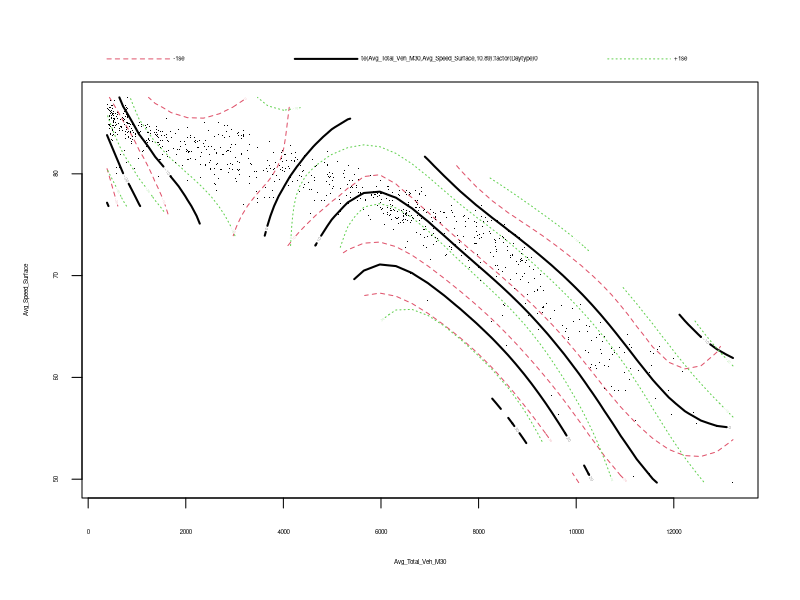
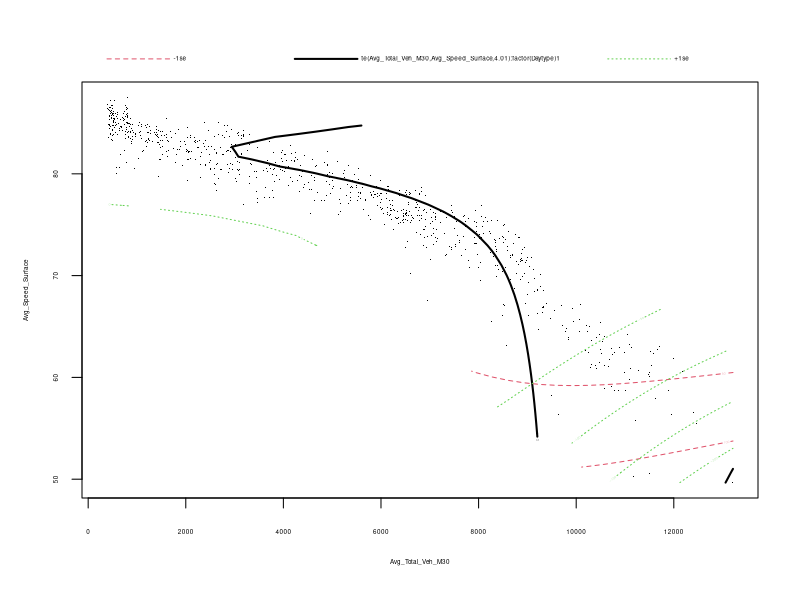
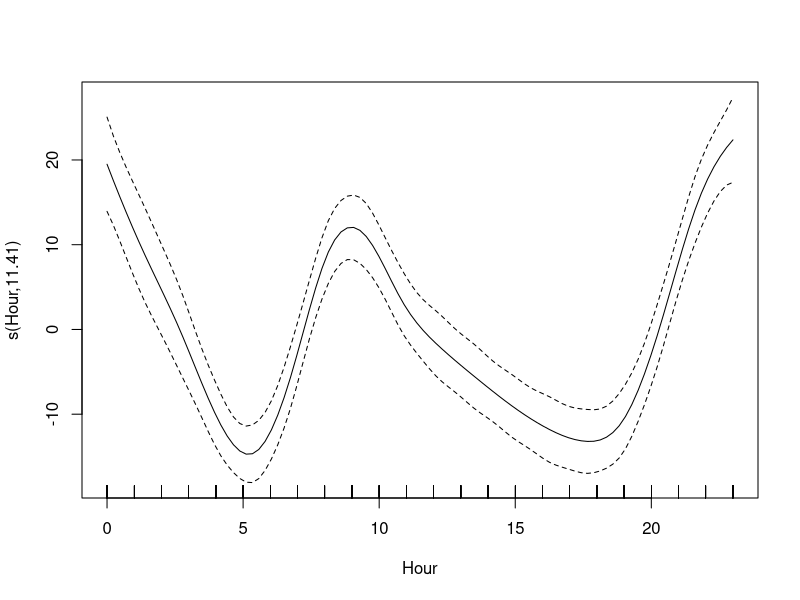
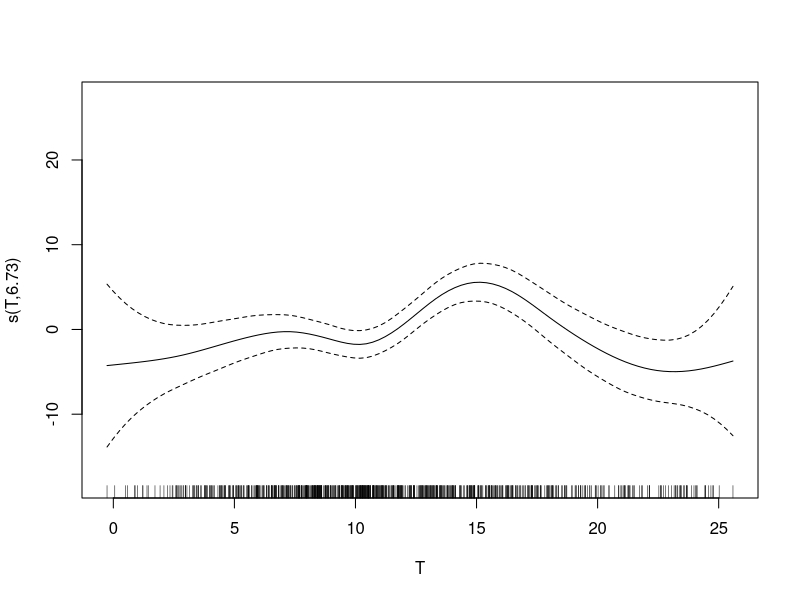
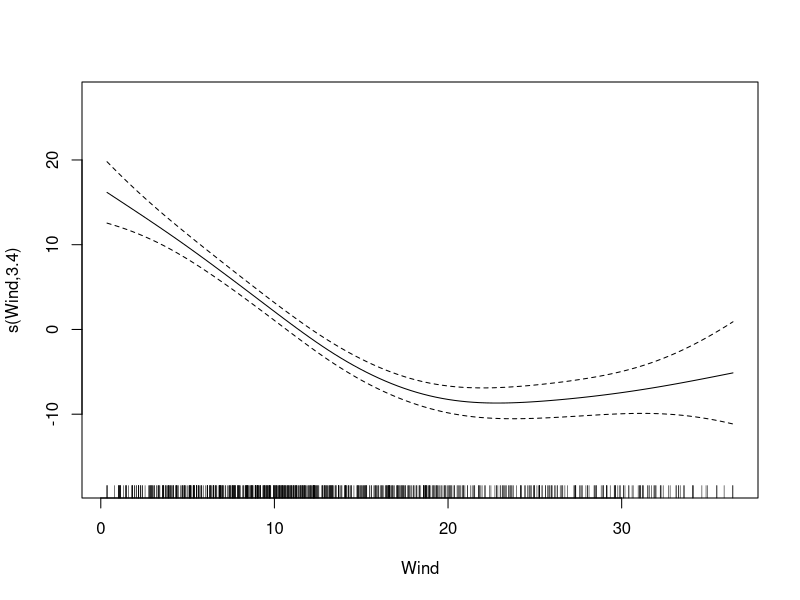
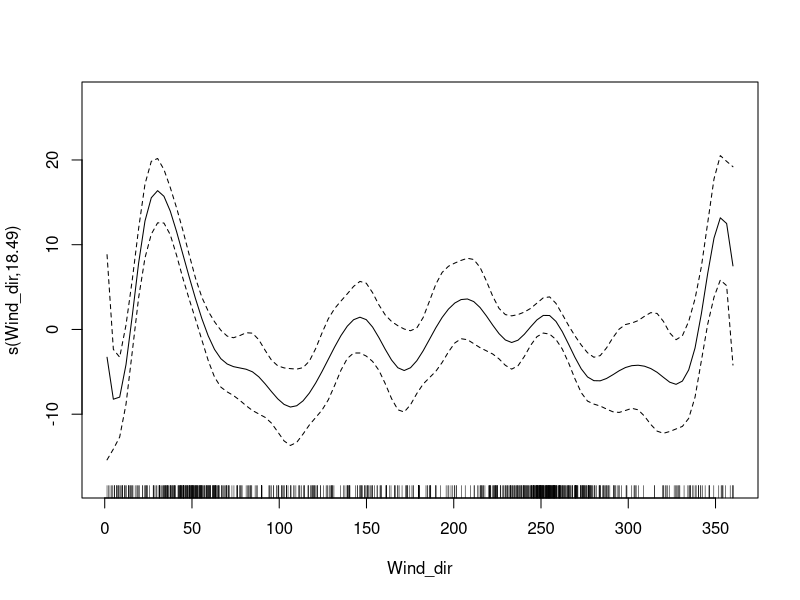

Here is the R script that generated these plots, in order:
#Clean environment
rm(list=ls())


library(tidyverse)
library(XML)
require(XML)
library(writexl)
library("readxl")
# library(dplyr)
library(plyr)
library(lubridate)

library(mgcv)

#Load total data
Total <- read_excel("NN_2.xlsx")


#Load hourly data
Total_hourly <- read_excel("NN_hourly.xlsx")
NO2_Max <- read_excel("NN_max_NO2.xlsx")


#### MODEL to predict NO2 on daily data


#extra variables

#day number from start to end
Total$b = 1:nrow(Total)

#total number of vehicles scaled
Total$tvk <- Total$Vehicles_Km_Total/max(Total$Vehicles_Km_Total)


## DELAY information with one day

#Average_Max_NO2 concentration previous day

#NO2
Total$NO2_prev <- lag(Total$Avg_Max_NO2, n=1L)

#Rain ml
Total$Rain_ml_prev <- lag(Total$Rain_ml, n=1L)

#Rain y/n
Total$Rain_prev <- lag(Total$Rain, n=1L)

#Streak min
Total$Streak_min_prev <- lag(Total$Streak_min, n=1L)

#Streak max
Total$Streak_max_prev <- lag(Total$Streak_max, n=1L)

#Streak avg
Total$Avg_Streak_prev <- lag(Total$Avg_Streak, n=1L)

#Streak dir
Total$Dir_Streak_prev <- lag(Total$Dir_Streak, n=1L)

#T max
Total$T_max_prev <- lag(Total$T_max, n=1L)

#T min
Total$T_min_prev <- lag(Total$T_min, n=1L)

#T avg
Total$Avg_T_prev <- lag(Total$Avg_T, n=1L)




 # mod1 = gam(Avg_Max_NO2 ~ s(Avg_Streak, k = 20, bs = "ps") + s(DayNr, k = 40, bs = "ps") + s(b, k = 20, bs = "ps") + s(T_max, k = 20, bs = "ps") + 
 #             factor(Rain) + factor(Daytype) + factor(Holiday) + tvk + s(NO2_prev, k = 20, bs = "ps"), data=Total)
 # summary(mod1)
# plot(mod1)


#Everything with normal data, 69,8%
# mod1 = gam(Avg_Max_NO2 ~ s(Avg_Streak, k = 20, bs = "ps") +
#              # s(Streak_max, k = 20, bs = "ps") + #NOT SIGN
#              s(Streak_min, k = 20, bs = "ps") +
#              s(Dir_Streak, k = 20, bs = "ps") +
#              s(T_max, k = 20, bs = "ps") +
#              s(T_min, k = 20, bs = "ps") +
#              # s(Avg_T, k = 20, bs = "ps") + #NOT SIGN
#              s(Rain_ml, k = 20, bs = "ps") +
#              # factor(Rain) + #NOT SIGN
#              # Days_last_rain + #NOT SIGN
#              # Season + #NOT SIGN
#              factor(Daytype) + factor(Holiday) +
#              s(DayNr, k = 40, bs = "ps") +
#              # s(b, k = 20, bs = "ps") + #NOT SIGN
#              s(NO2_prev, k = 20, bs = "ps")
#              # tvk #NOT SIGN
#             , data=Total)
# 
# summary(mod1)
# plot(mod1)


#Everything with data of previous day, 55,4%
# mod2 = gam(Avg_Max_NO2 ~ s(Avg_Streak_prev, k = 20, bs = "ps") +
#              s(Streak_max_prev, k = 20, bs = "ps") + 
#              # s(Streak_min_prev, k = 20, bs = "ps") +#NOT SIGN
#              s(Dir_Streak_prev, k = 20, bs = "ps") +
#              s(T_max_prev, k = 20, bs = "ps") +
#              # s(T_min_prev, k = 20, bs = "ps") +#NOT SIGN
#              s(Avg_T_prev, k = 20, bs = "ps") +
#              # s(Rain_ml_prev, k = 20, bs = "ps") +#NOT SIGN
#              # factor(Rain_prev) + #NOT SIGN
#              Days_last_rain + 
#              # Season + #NOT SIGN
#              factor(Daytype) + factor(Holiday) +
#              s(DayNr, k = 40, bs = "ps") +
#              s(b, k = 20, bs = "ps") +
#              s(NO2_prev, k = 20, bs = "ps")
#             # tvk #NOT SIGN
#            , data=Total)
# 
# summary(mod2)
# plot(mod2)



#Both models together 71,2%
mod3 = gam(Avg_Max_NO2 ~ s(Avg_Streak, k = 20, bs = "ps") +
              s(Streak_max, k = 20, bs = "ps") + 
              s(Streak_min, k = 20, bs = "ps") +
              s(Dir_Streak, k = 20, bs = "ps") +
              s(T_max, k = 20, bs = "ps") +
              s(T_min, k = 20, bs = "ps") +
              s(Avg_T, k = 20, bs = "ps") + 
              s(Rain_ml, k = 20, bs = "ps") +
              factor(Rain) + 
              Days_last_rain + 
              # Season + #NOT SIGN
              factor(Daytype) + factor(Holiday) +
              s(DayNr, k = 40, bs = "ps") +
              # s(b, k = 20, bs = "ps") + #NOT SIGN
              s(NO2_prev, k = 20, bs = "ps") +
              # tvk + #NOT SIGN  
             
              # s(Avg_Streak_prev, k = 20, bs = "ps") + #NOT SIGN
              # s(Streak_max_prev, k = 20, bs = "ps") + #NOT SIGN
              s(Streak_min_prev, k = 20, bs = "ps") + 
              # s(Dir_Streak_prev, k = 20, bs = "ps") + #NOT SIGN
              s(T_max_prev, k = 20, bs = "ps") + 
              # s(T_min_prev, k = 20, bs = "ps") + #NOT SIGN
              s(Avg_T_prev, k = 20, bs = "ps") 
              # s(Rain_ml_prev, k = 20, bs = "ps") + #NOT SIGN
              # factor(Rain_prev) #NOT SIGN
              ,data=Total)
             

# summary(mod3)
# plot(mod3)


#### Model to predit NO2 on hourly data

#make variables numeric

Total_hourly$Daytype <- revalue(Total_hourly$Daytype,
                      c("Weekday" = "0", "Weekend" = "1"))
Total_hourly$Daytype <- as.numeric(Total_hourly$Daytype)

#add day number of the year
Total_hourly$DayNr <- yday(Total_hourly$RunDate)





mod4 = gam(NO2 ~ s(Avg_Total_Veh_M30, by=factor(Daytype), k = 20, bs = "ps")+
             #s(Avg_Speed_Surface, by=factor(Daytype), k = 20, bs = "ps")+
             factor(Daytype)+
             s(Hour, k = 20, bs = "ps")+
             #s(DayNr, k = 5, bs = "ps")+
             s(T, k = 20, bs = "ps")+
             # s(Rain_ml, k = 20, bs = "ps")+
             factor(Rain)+
             s(Wind, k = 20, bs = "ps")+
             s(Wind_dir, k = 20, bs = "ps")
           # +predict.gam(mod3)
              ,data=Total_hourly)
summary(mod4)
#plot(mod4)

# NO2_hourly_pred <- predict.gam(mod3,mod4)

        
mod5 = gam(NO2 ~ te(Avg_Total_Veh_M30, Avg_Speed_Surface, by=factor(Daytype), k = 10, bs = "ps")+
             #s(Avg_Speed_Surface, by=factor(Daytype), k = 20, bs = "ps")+
             factor(Daytype)+
             s(Hour, k = 20, bs = "ps")+
             #s(DayNr, k = 5, bs = "ps")+
             s(T, k = 20, bs = "ps")+
             # s(Rain_ml, k = 20, bs = "ps")+
             factor(Rain)+
             s(Wind, k = 20, bs = "ps")+
             s(Wind_dir, k = 20, bs = "ps")
           # +predict.gam(mod3)
           ,data=Total_hourly)
summary(mod5)
plot(mod5)
